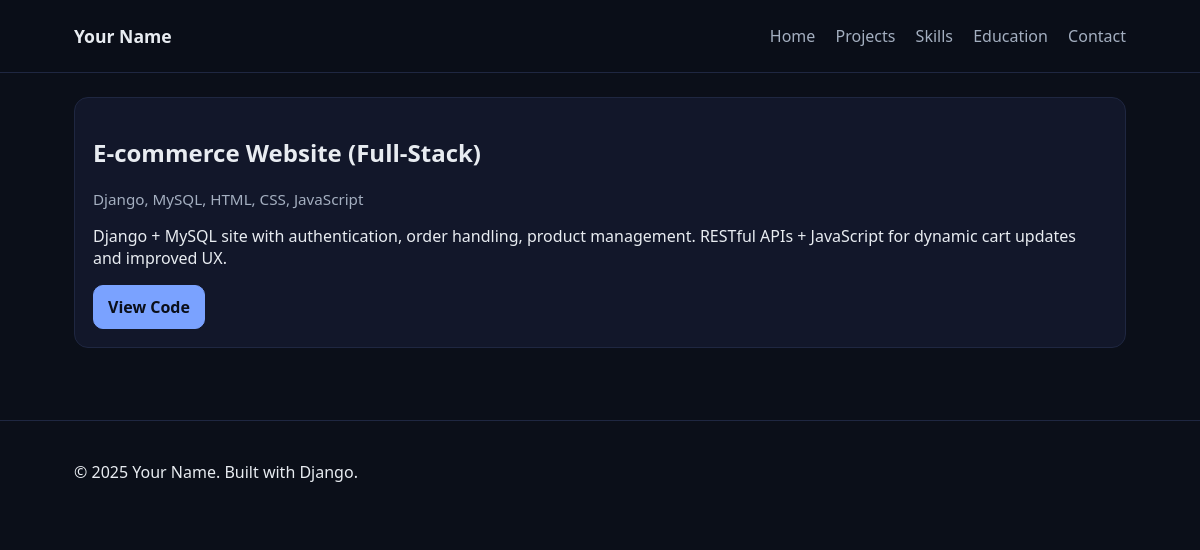
/projects/3/, run on the app's committed database.
### portfolio/models.py (models this page shows, shortened)
class Project(models.Model):
    title = models.CharField(max_length=200)
    description = models.TextField()
    technologies = models.TextField(blank=True)  # comma-separated or paragraph
    github_url = models.URLField(blank=True)
    demo_url = models.URLField(blank=True)
    featured = models.BooleanField(default=False)
    order = models.IntegerField(default=0)

### portfolio/views.py (the view)
# urls.py: path('projects/<int:pk>/', views.project_detail, name='project_detail'),
def project_detail(request, pk):
    project = get_object_or_404(Project, pk=pk)
    return render(request, 'portfolio/project_detail.html', {'project': project})

### portfolio/templates/portfolio/project_detail.html (shortened to what this page needs)
{% extends 'portfolio/base.html' %}
{% block content %}
  <article class="project-detail">
    <h1>{{ project.title }}</h1>
    <p class="tech">{{ project.technologies }}</p>
    <p>{{ project.description }}</p>
    <div class="links">
      {% if project.github_url %}<a class="btn" href="{{ project.github_url }}" target="_blank" rel="noopener">View Code</a>{% endif %}
    </div>
  </article>
{% endblock %}

### portfolio/static/portfolio/style.css (style rules this page uses)
:root { --bg: #0b0f19; --panel: #12172a; --text: #e8ecf1; --muted: #a4afc0; --primary: #7aa2ff; --border: #1f2741; }
* { box-sizing: border-box; }
html, body { margin: 0; padding: 0; background: var(--bg); color: var(--text); font-family: ui-sans-serif, system-ui, -apple-system, Segoe UI, Roboto, Ubuntu, Cantarell, Noto Sans, Helvetica Neue, Arial, "Apple Color Emoji", "Segoe UI Emoji"; }
a { color: var(--primary); text-decoration: none; }
.btn { display:inline-block; padding:10px 14px; border-radius: 10px; border:1px solid var(--primary); background: var(--primary); color:#0b0f19; font-weight:600; }
.tech { color: var(--muted); font-size: .95rem; }
.project-detail { background: var(--panel); border:1px solid var(--border); border-radius: 14px; padding: 18px; }

### data on the page
Project: title "E-commerce Website (Full-Stack)", technologies "Django, MySQL, HTML, CSS, JavaScript", description "Django + MySQL site with authentication, order handling, product management. RESTful APIs + JavaScript for dynamic cart updates and improved UX."

### other printed values
{{ profile.name|default:"Your Name" }} "Your Name"
